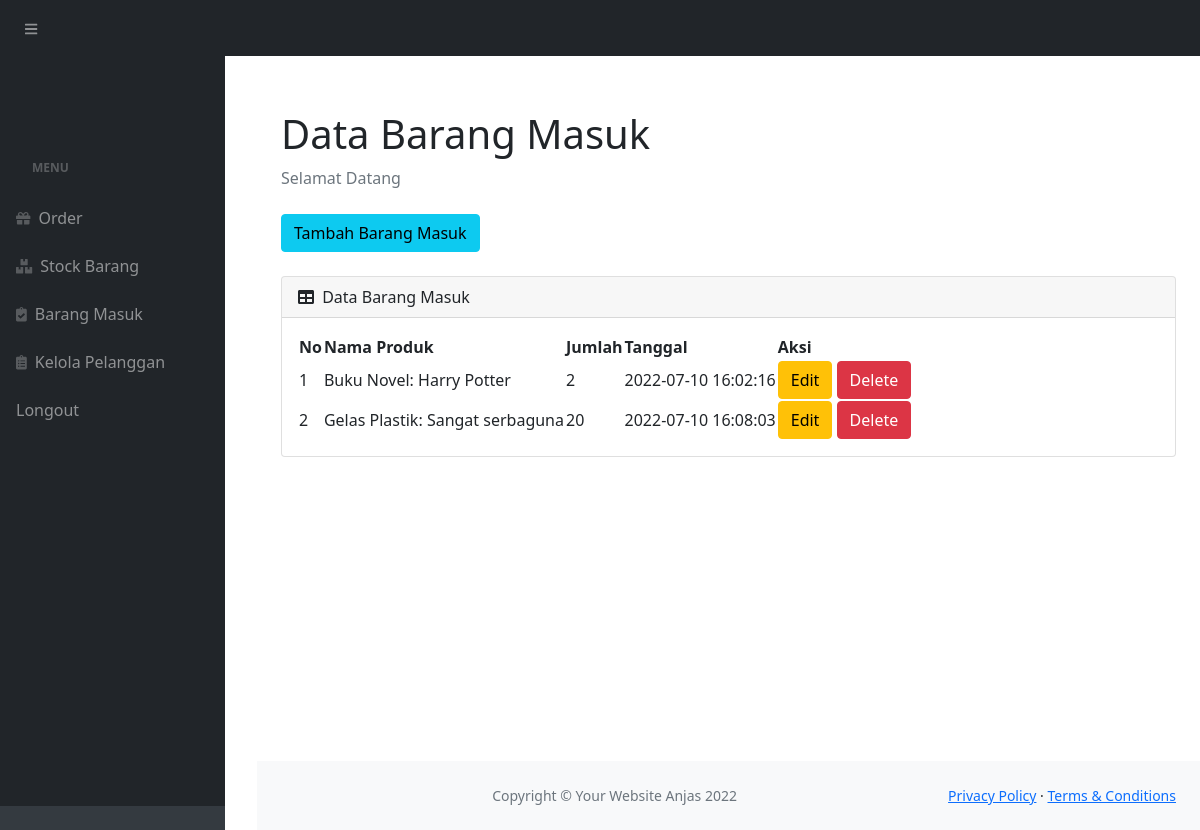
Page /masuk.php (signed in) on the committed database.
### tables this page shows
CREATE TABLE `masuk` (
  `idmasuk` int(11) NOT NULL,
  `idproduk` int(11) NOT NULL,
  `qty` int(11) NOT NULL,
  `tanggalmasuk` timestamp NOT NULL DEFAULT current_timestamp()
);

CREATE TABLE `produk` (
  `idproduk` int(11) NOT NULL,
  `namaproduk` varchar(20) NOT NULL,
  `deskripsi` varchar(30) NOT NULL,
  `harga` int(11) NOT NULL,
  `stock` int(11) NOT NULL
);

### masuk.php (the view, shortened to what this page needs)
<?php
require  'ceklogin.php';
?>
<!DOCTYPE html>
<html lang="en">
    <head>
        <link href="https://cdn.jsdelivr.net/npm/simple-datatables@latest/dist/style.css" rel="stylesheet" />
        <link href="css/styles.css" rel="stylesheet" />
    </head>
    <body class="sb-nav-fixed">
        <nav class="sb-topnav navbar navbar-expand navbar-dark bg-dark">
            <a class="navbar-brand ps-3" href="index.php" Aplikasi Kasir</a>
            <button class="btn btn-link btn-sm order-1 order-lg-0 me-4 me-lg-0" id="sidebarToggle" href="#!"><i class="fas fa-bars"></i></button>
        </nav>
        <div id="layoutSidenav">
            <div id="layoutSidenav_nav">
                <nav class="sb-sidenav accordion sb-sidenav-dark" id="sidenavAccordion">
                    <div class="sb-sidenav-menu">
                        <div class="nav">
                            <div class="sb-sidenav-menu-heading">MENU</div>
                            <a class="nav-link" href="index.php">
                               <div class="sb-nav-link-icon"><i class="fas fa-gift"></i></div>
                                    Order
                                </a>
                                <a class="nav-link" href="stock.php">
                                    <div class="sb-nav-link-icon"><i class="fas fa-boxes"></i></div>
                                    Stock Barang
                                </a>
                                <a class="nav-link" href="masuk.php">
                                    <div class="sb-nav-link-icon"><i class="fas fa-clipboard-check"></i></div>
                                    Barang Masuk
                                </a>
                                <a class="nav-link" href="pelanggan.php">
                                    <div class="sb-nav-link-icon"><i class="fas fa-clipboard-list"></i></div>
                                    Kelola Pelanggan
                            </a>
                            <a class="nav-link" href="longout.php">
                                   Longout
                                </a>
                        </div>
                    </div>
                    <div class="sb-sidenav-footer">
                    </div>
                </nav>
            </div>
            <div id="layoutSidenav_content">
                <main>
                    <div class="container-fluid px-4">
                        <h1 class="mt-4">Data Barang Masuk</h1>
                        <ol class="breadcrumb mb-4">
                            <li class="breadcrumb-item active">Selamat Datang</li>
                        </ol>
                         <button type="button" class="btn btn-info mb-4" data-bs-toggle="modal" data-bs-target="#myModal">
                           Tambah Barang Masuk
                        </button>
                        <div class="card mb-4">
                            <div class="card-header">
                                <i class="fas fa-table me-1"></i>
                                Data Barang Masuk
                            </div>
                            <div class="card-body">
                                <table id="datatablesSimple">
                                    <thead>
                                        <tr>
                                            <th>No</th>
                                            <th>Nama Produk</th>
                                            <th>Jumlah</th>
                                            <th>Tanggal</th>
                                            <th>Aksi</th>
                                        </tr>
                                    </thead>
                                    <tbody>
                                    <?php
                                    $get = mysqli_query($c,"select * from masuk m, produk p where m.idproduk=p.idproduk");
                                    $i = 1;
                                    while($p=mysqli_fetch_array($get)){
                                    $namaproduk = $p['namaproduk'];
                                    $deskripsi = $p['deskripsi'];
                                    $qty = $p['qty'];
                                    $idmasuk = $p['idmasuk'];
                                    $tanggal = $p['tanggalmasuk'];
                                    ?>
                                        <tr>
                                            <td><?=$i++;?></td>
                                            <td><?=$namaproduk;?>: <?=$deskripsi;?></td>
                                            <td><?=$qty;?></td>
                                            <td><?=$tanggal;?></td>
                                             <td>
                                                <button type="button" class="btn btn-warning" data-bs-toggle="modal" data-bs-target="#edit<?=$idmasuk;?>">
                                                    Edit
                                                </button>
                                                <button type="button" class="btn btn-danger" data-bs-toggle="modal" data-bs-target="#delete<?=$idmasuk;?>">
                                                    Delete
                                                </button>
                                             </td>
                                        </tr>
                                    <?php
                                    };
                                    ?>
                                    </tbody>
                                </table>
                            </div>
                        </div>
                    </div>
                </main>
                <footer class="py-4 bg-light mt-auto">
                    <div class="container-fluid px-4">
                        <div class="d-flex align-items-center justify-content-between small">
                            <br><div class="text-muted">Copyright &copy; Your Website Anjas 2022</div>
                            <div>
                                <a href="#">Privacy Policy</a>
                                &middot;
                                <a href="#">Terms &amp; Conditions</a>
                            </div>
                        </div>
                    </div>
                </footer>
            </div>
        </div>
    </body>
</html>

### rows in the picture
masuk: idproduk.namaproduk "Buku Novel", idproduk.deskripsi "Harry Potter", qty "2", tanggalmasuk "2022-07-10 16:02:16"
masuk: idproduk.namaproduk "Gelas Plastik", idproduk.deskripsi "Sangat serbaguna", qty "20", tanggalmasuk "2022-07-10 16:08:03"
